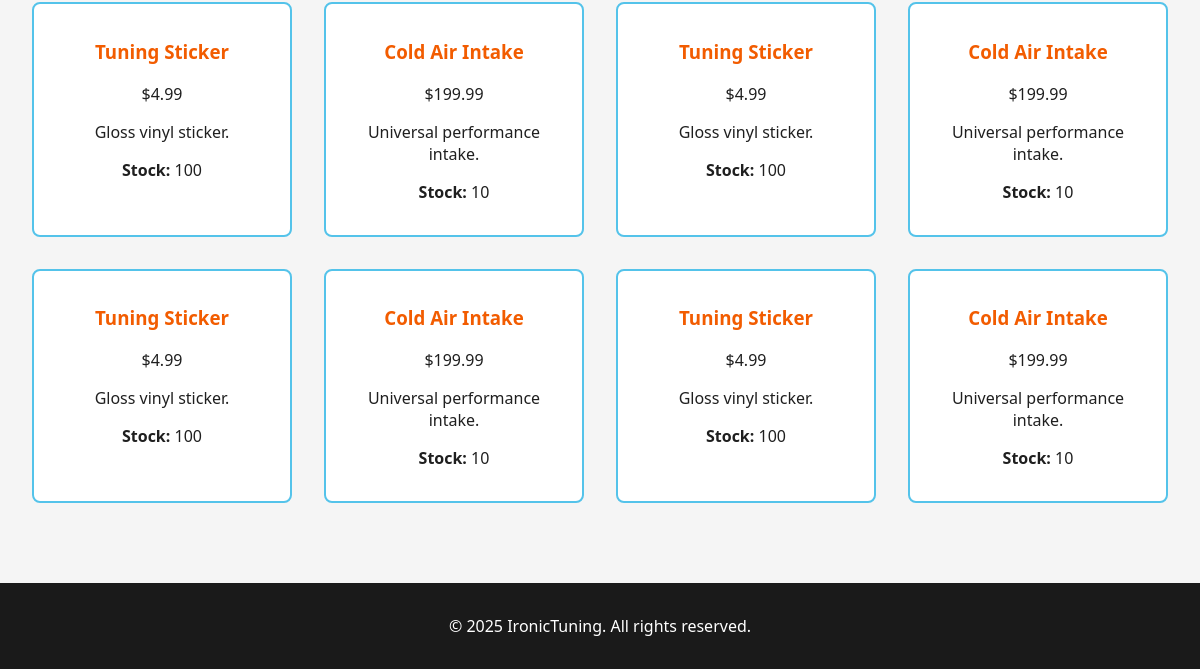
The page /shop (lower part) on the database as committed earlier.
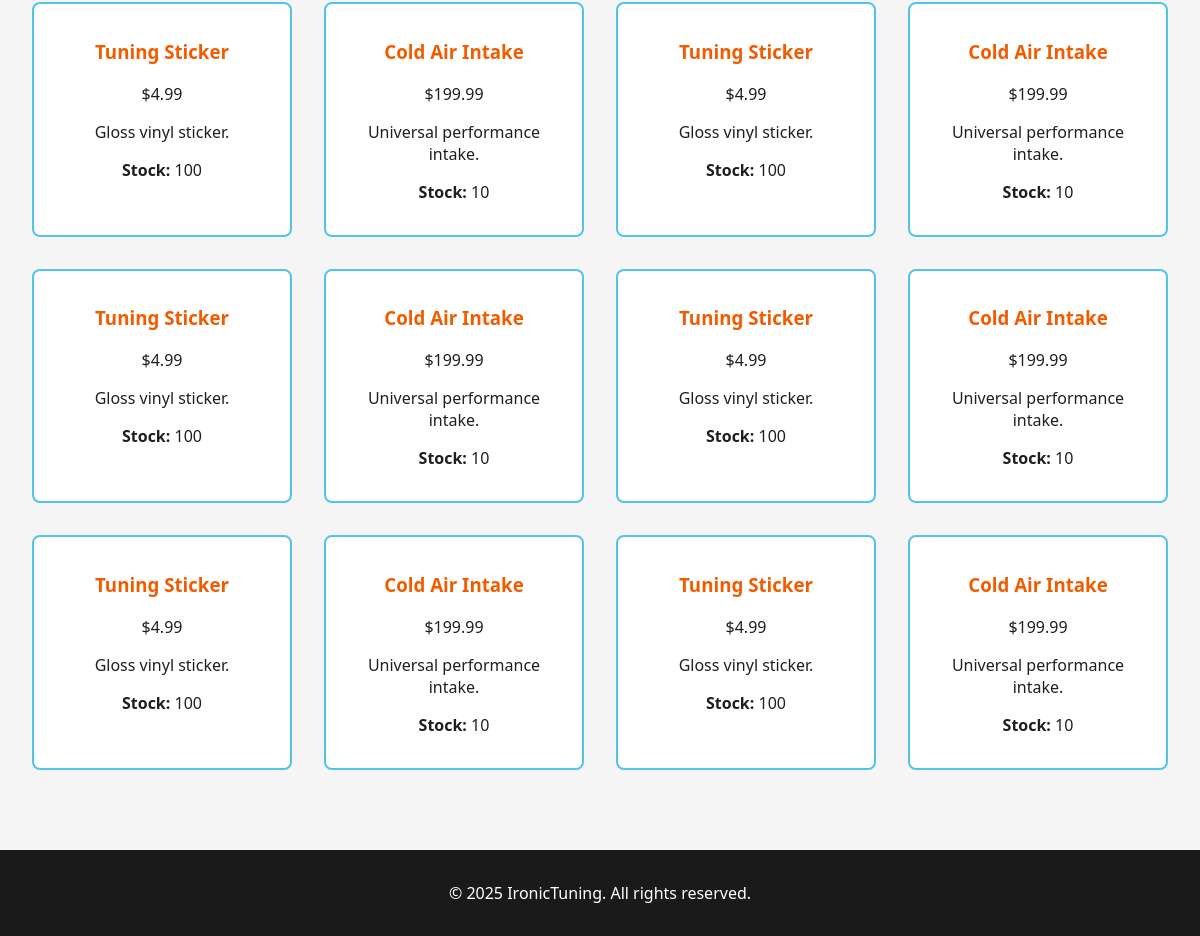
The same page on the database as committed later.
### models.py (models this page shows)
class Product(db.Model):
    id = db.Column(db.Integer, primary_key=True)
    name = db.Column(db.String(100))
    price = db.Column(db.Float)
    description = db.Column(db.String(300))
    stock = db.Column(db.Integer)
    category = db.Column(db.String(50))

### views.py (the view)
@app.route('/shop')
def shop():
    products = Product.query.all()
    return render_template('shop.html', products=products)

### templates/shop.html (shortened to what this page needs)
<!DOCTYPE html>
<html lang="en">
<head>
  <link rel="stylesheet" href="{{ url_for('static', filename='styles.css') }}">
</head>
<body>
  <main>
    <div class="product-grid">
      {% for item in products %}
      <div class="product-card">
        <h3>{{ item.name }}</h3>
        <p>${{ item.price }}</p>
        <p>{{ item.description }}</p>
        <p><strong>Stock:</strong> {{ item.stock }}</p>
      </div>
      {% endfor %}
    </div>
  </main>
  <footer>
    <p>&copy; 2025 IronicTuning. All rights reserved.</p>
  </footer>
</body>
</html>

### static/styles.css (style rules this page uses)
:root { --miami-blue: #54C3EA; --gulf-orange: #F25C00; --dark-gray: #1a1a1a; --light-gray: #f5f5f5; --text-light: #ffffff; --text-dark: #1f1f1f; }
body { margin: 0; font-family: 'Segoe UI', Tahoma, Geneva, Verdana, sans-serif; background-color: var(--light-gray); color: var(--text-dark); }
main, section { padding: 2rem; }
.product-grid { display: grid; grid-template-columns: repeat(auto-fit, minmax(250px, 1fr)); gap: 2rem; }
footer { background-color: var(--dark-gray); color: white; text-align: center; padding: 1rem; margin-top: 3rem; }

Rows that differ between the two databases and show on the page:
added Product: name "Tuning Sticker", price "4.99", description "Gloss vinyl sticker.", stock "100"
added Product: name "Cold Air Intake", price "199.99", description "Universal performance intake.", stock "10"
added Product: name "Tuning Sticker", price "4.99", description "Gloss vinyl sticker.", stock "100"
added Product: name "Cold Air Intake", price "199.99", description "Universal performance intake.", stock "10"
